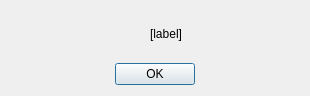
<?xml version="1.0" encoding="UTF-8"?>
<ui version="4.0">
 <class>WarnDialog</class>
 <widget class="QDialog" name="WarnDialog">
  <property name="geometry">
   <rect>
    <x>0</x>
    <y>0</y>
    <width>310</width>
    <height>96</height>
   </rect>
  </property>
  <property name="sizePolicy">
   <sizepolicy hsizetype="Fixed" vsizetype="Fixed">
    <horstretch>0</horstretch>
    <verstretch>0</verstretch>
   </sizepolicy>
  </property>
  <property name="minimumSize">
   <size>
    <width>310</width>
    <height>96</height>
   </size>
  </property>
  <property name="maximumSize">
   <size>
    <width>310</width>
    <height>96</height>
   </size>
  </property>
  <property name="windowTitle">
   <string>Warning!</string>
  </property>
  <layout class="QVBoxLayout" name="verticalLayout">
   <item>
    <layout class="QHBoxLayout" name="horizontalLayout">
     <property name="leftMargin">
      <number>8</number>
     </property>
     <item>
      <widget class="QLabel" name="label">
       <property name="text">
        <string/>
       </property>
       <property name="pixmap">
        <pixmap>:/images/exclamation.png</pixmap>
       </property>
      </widget>
     </item>
     <item>
      <spacer name="horizontalSpacer">
       <property name="orientation">
        <enum>Qt::Horizontal</enum>
       </property>
       <property name="sizeHint" stdset="0">
        <size>
         <width>40</width>
         <height>20</height>
        </size>
       </property>
      </spacer>
     </item>
     <item>
      <widget class="QLabel" name="warn_label">
       <property name="sizePolicy">
        <sizepolicy hsizetype="Minimum" vsizetype="Preferred">
         <horstretch>0</horstretch>
         <verstretch>0</verstretch>
        </sizepolicy>
       </property>
       <property name="text">
        <string>[label]</string>
       </property>
       <property name="alignment">
        <set>Qt::AlignCenter</set>
       </property>
      </widget>
     </item>
     <item>
      <spacer name="horizontalSpacer_2">
       <property name="orientation">
        <enum>Qt::Horizontal</enum>
       </property>
       <property name="sizeHint" stdset="0">
        <size>
         <width>40</width>
         <height>20</height>
        </size>
       </property>
      </spacer>
     </item>
    </layout>
   </item>
   <item>
    <layout class="QHBoxLayout" name="horizontalLayout_2">
     <item>
      <spacer name="horizontalSpacer_4">
       <property name="orientation">
        <enum>Qt::Horizontal</enum>
       </property>
       <property name="sizeHint" stdset="0">
        <size>
         <width>40</width>
         <height>20</height>
        </size>
       </property>
      </spacer>
     </item>
     <item>
      <widget class="QPushButton" name="ok_button">
       <property name="text">
        <string>OK</string>
       </property>
      </widget>
     </item>
     <item>
      <spacer name="horizontalSpacer_3">
       <property name="orientation">
        <enum>Qt::Horizontal</enum>
       </property>
       <property name="sizeHint" stdset="0">
        <size>
         <width>40</width>
         <height>20</height>
        </size>
       </property>
      </spacer>
     </item>
    </layout>
   </item>
  </layout>
 </widget>
 <resources/>
 <connections/>
</ui>
